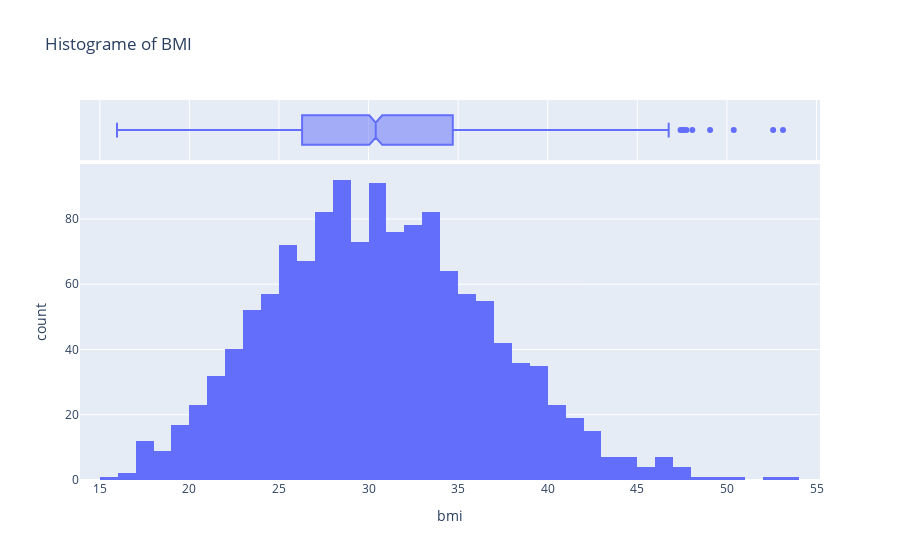

The cell this chart's notebook holds for it:
### Markdown cell above
# BMI Distribution

### Code cell
px.histogram(df,
             x='bmi',
             marginal='box',
             title='Histograme of BMI')

### Figure 1 — Plotly figure (JSON) as saved in the notebook; plotly's stock layout.template omitted (floating-point values rounded to 4 significant figures; data arrays with more than 128 entries replaced by an {"elided": "..."} marker saying what was removed)
{"data": [{"bingroup": "x", "hovertemplate": "bmi=%{x}<br>count=%{y}<extra></extra>", "legendgroup": "", "marker": {"color": "#636efa", "pattern": {"shape": ""}}, "name": "", "orientation": "v", "showlegend": false, "type": "histogram", "x": {"elided": "1338 float values"}, "xaxis": "x", "yaxis": "y"}, {"hovertemplate": "bmi=%{x}<extra></extra>", "legendgroup": "", "marker": {"color": "#636efa"}, "name": "", "notched": true, "showlegend": false, "type": "box", "x": {"elided": "1338 float values"}, "xaxis": "x2", "yaxis": "y2"}], "layout": {"barmode": "relative", "legend": {"tracegroupgap": 0}, "title": {"text": "Histograme of BMI"}, "xaxis": {"anchor": "y", "domain": [0, 1], "title": {"text": "bmi"}}, "xaxis2": {"anchor": "y2", "domain": [0, 1], "matches": "x", "showgrid": true, "showticklabels": false}, "yaxis": {"anchor": "x", "domain": [0, 0.8316], "title": {"text": "count"}}, "yaxis2": {"anchor": "x2", "domain": [0.8416, 1], "matches": "y2", "showgrid": false, "showline": false, "showticklabels": false, "ticks": ""}}}
